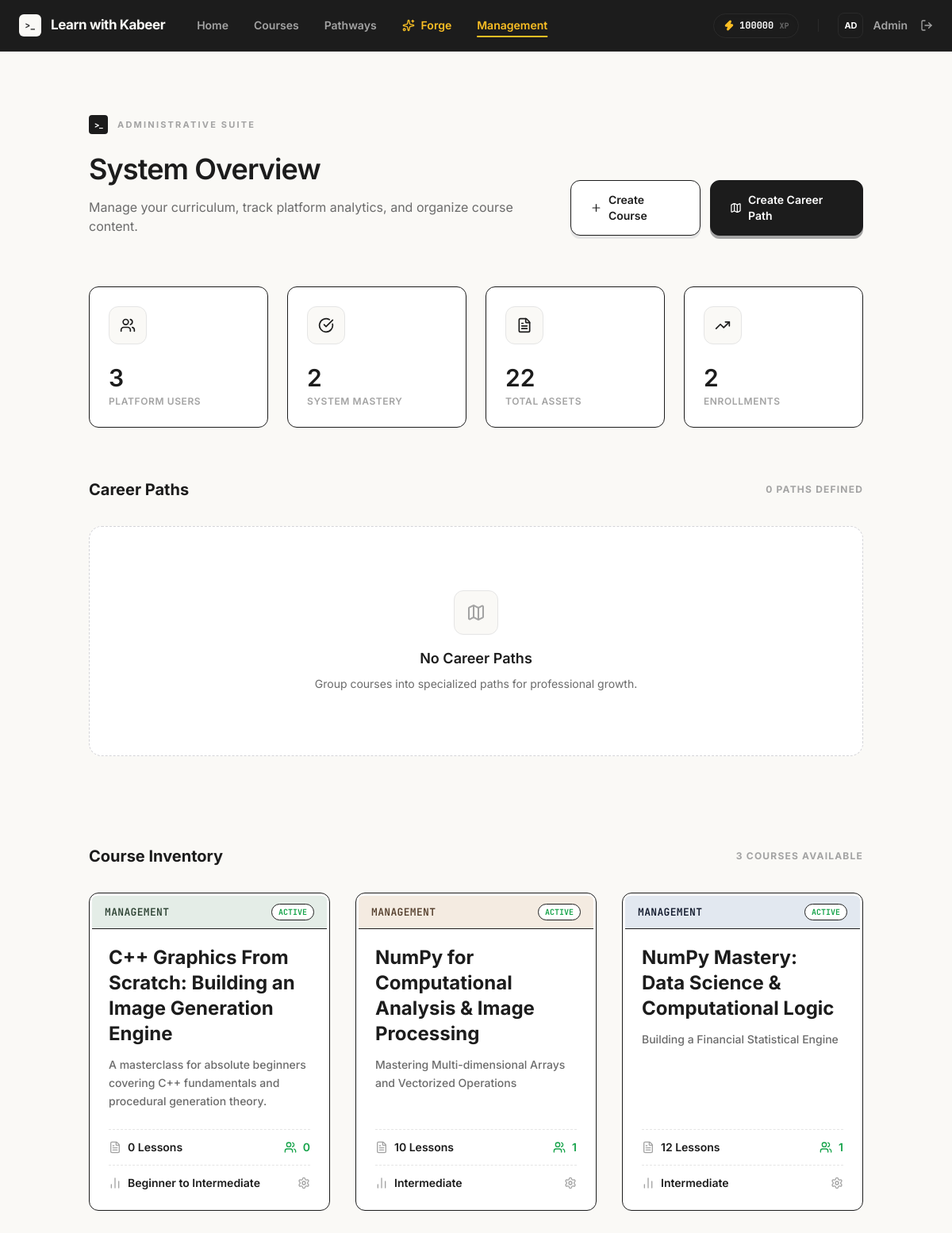
/admin (signed in), run on the app's committed database.
### tables this page shows
CREATE TABLE users (
            id INTEGER PRIMARY KEY AUTOINCREMENT,
            name TEXT NOT NULL,
            email TEXT NOT NULL UNIQUE,
            password_hash TEXT NOT NULL,
            is_admin INTEGER NOT NULL DEFAULT 0,
            created_at TEXT NOT NULL DEFAULT CURRENT_TIMESTAMP,
            total_xp INTEGER NOT NULL DEFAULT 0
        , is_pro INTEGER NOT NULL DEFAULT 0);

CREATE TABLE courses (
            id INTEGER PRIMARY KEY AUTOINCREMENT,
            slug TEXT NOT NULL UNIQUE,
            title TEXT NOT NULL,
            subtitle TEXT NOT NULL,
            level TEXT NOT NULL,
            status TEXT NOT NULL DEFAULT 'active'
        , user_id INTEGER REFERENCES users(id) ON DELETE CASCADE);

### app.py (the view)
@app.route("/admin")
@login_required
@admin_required
def admin_dashboard():
    courses = database.get_course_library(g.user)
    career_paths = database.get_career_paths()
    stats = database.get_admin_stats()
    return render_template("admin/dashboard.html", courses=courses, career_paths=career_paths, stats=stats)

### templates/admin/dashboard.html (shortened to what this page needs)
{% extends "base.html" %}
{% block content %}
<main class="flex-1 overflow-y-auto bg-[#FAF9F6] font-sans selection:bg-[#1C1C1C] selection:text-white pb-20">
    <div class="mx-auto max-w-5xl px-6 py-12 md:py-20">
        <header class="mb-16 flex flex-col items-start justify-between gap-8 md:flex-row md:items-end">
            <div class="max-w-2xl">
                <div class="flex items-center gap-3 mb-6">
                    <span class="flex h-6 w-6 items-center justify-center rounded bg-[#1C1C1C] text-[10px] font-bold text-white tracking-tighter">
                        &gt;_
                    </span>
                    <span class="text-[11px] font-bold uppercase tracking-[0.2em] text-[#A3A3A3]">Administrative Suite</span>
                </div>
                <h1 class="text-3xl font-semibold tracking-tight text-[#1C1C1C] sm:text-4xl">
                    System Overview
                </h1>
                <p class="mt-4 text-base text-[#6B6B6B]">
                    Manage your curriculum, track platform analytics, and organize course content.
                </p>
            </div>
            <div class="flex w-full flex-col sm:w-auto sm:flex-row items-center gap-3">
                <a href="{{ url_for('admin_course_new') }}" class="flex w-full sm:w-auto items-center justify-center rounded-xl border border-[#1C1C1C] bg-white px-6 py-3.5 text-sm font-semibold text-[#1C1C1C] shadow-[0_4px_0_0_#E5E5E5] transition-all hover:translate-y-[2px] hover:shadow-[0_2px_0_0_#E5E5E5] active:translate-y-[4px] active:shadow-none focus:outline-none">
                    <i data-lucide="plus" class="mr-2 h-4 w-4"></i> Create Course
                </a>
                <a href="{{ url_for('admin_career_path_new') }}" class="flex w-full sm:w-auto items-center justify-center rounded-xl border border-[#1C1C1C] bg-[#1C1C1C] px-6 py-3.5 text-sm font-semibold text-white shadow-[0_4px_0_0_#A3A3A3] transition-all hover:translate-y-[2px] hover:shadow-[0_2px_0_0_#A3A3A3] active:translate-y-[4px] active:shadow-none focus:outline-none">
                    <i data-lucide="map" class="mr-2 h-4 w-4"></i> Create Career Path
                </a>
            </div>
        </header>
        <div class="mb-16 grid gap-6 sm:grid-cols-2 lg:grid-cols-4">
            <div class="flex flex-col justify-between rounded-xl border border-[#1C1C1C] bg-white p-6 transition-all duration-200 ease-out hover:-translate-y-1 hover:translate-x-1 hover:shadow-[-6px_6px_0_0_#1C1C1C]">
                <div class="mb-6 flex items-start justify-between">
                    <div class="flex h-12 w-12 items-center justify-center rounded-xl border border-[#E5E5E5] bg-[#FAF9F6] text-[#1C1C1C]">
                        <i data-lucide="users" class="h-5 w-5"></i>
                    </div>
                </div>
                <div>
                    <h3 class="text-3xl font-semibold text-[#1C1C1C]">{{ stats.total_users }}</h3>
                    <p class="mt-1 text-xs font-semibold uppercase tracking-wider text-[#A3A3A3]">Platform Users</p>
                </div>
            </div>
            <div class="flex flex-col justify-between rounded-xl border border-[#1C1C1C] bg-white p-6 transition-all duration-200 ease-out hover:-translate-y-1 hover:translate-x-1 hover:shadow-[-6px_6px_0_0_#1C1C1C]">
                <div class="mb-6 flex items-start justify-between">
                    <div class="flex h-12 w-12 items-center justify-center rounded-xl border border-[#E5E5E5] bg-[#FAF9F6] text-[#1C1C1C]">
                        <i data-lucide="check-circle" class="h-5 w-5"></i>
                    </div>
                </div>
                <div>
                    <h3 class="text-3xl font-semibold text-[#1C1C1C]">{{ stats.total_completions }}</h3>
                    <p class="mt-1 text-xs font-semibold uppercase tracking-wider text-[#A3A3A3]">System Mastery</p>
                </div>
            </div>
            <div class="flex flex-col justify-between rounded-xl border border-[#1C1C1C] bg-white p-6 transition-all duration-200 ease-out hover:-translate-y-1 hover:translate-x-1 hover:shadow-[-6px_6px_0_0_#1C1C1C]">
                <div class="mb-6 flex items-start justify-between">
                    <div class="flex h-12 w-12 items-center justify-center rounded-xl border border-[#E5E5E5] bg-[#FAF9F6] text-[#1C1C1C]">
                        <i data-lucide="file-text" class="h-5 w-5"></i>
                    </div>
                </div>
                <div>
                    <h3 class="text-3xl font-semibold text-[#1C1C1C]">{{ stats.total_lessons }}</h3>
                    <p class="mt-1 text-xs font-semibold uppercase tracking-wider text-[#A3A3A3]">Total Assets</p>
                </div>
            </div>
            <div class="flex flex-col justify-between rounded-xl border border-[#1C1C1C] bg-white p-6 transition-all duration-200 ease-out hover:-translate-y-1 hover:translate-x-1 hover:shadow-[-6px_6px_0_0_#1C1C1C]">
                <div class="mb-6 flex items-start justify-between">
                    <div class="flex h-12 w-12 items-center justify-center rounded-xl border border-[#E5E5E5] bg-[#FAF9F6] text-[#1C1C1C]">
                        <i data-lucide="trending-up" class="h-5 w-5"></i>
                    </div>
                </div>
                <div>
                    <h3 class="text-3xl font-semibold text-[#1C1C1C]">{{ stats.total_enrollments }}</h3>
                    <p class="mt-1 text-xs font-semibold uppercase tracking-wider text-[#A3A3A3]">Enrollments</p>
                </div>
            </div>
        </div>
        <div class="mb-20 space-y-8">
            <div class="flex items-center justify-between">
                <h2 class="text-xl font-bold text-[#1C1C1C]">Career Paths</h2>
                <span class="text-xs font-bold uppercase tracking-widest text-[#A3A3A3]">{{ career_paths|length }} Path{{ 's' if career_paths|length != 1 else '' }} Defined</span>
            </div>
            {% if not career_paths %}
                <div class="flex flex-col items-center justify-center rounded-2xl border border-dashed border-[#D4D4D8] bg-white py-20 text-center">
                    <div class="mb-4 flex h-14 w-14 items-center justify-center rounded-xl border border-[#E5E5E5] bg-[#FAF9F6] text-[#A3A3A3]">
                        <i data-lucide="map" class="h-6 w-6"></i>
                    </div>
                    <h3 class="text-lg font-semibold text-[#1C1C1C]">No Career Paths</h3>
                    <p class="mt-2 text-sm text-[#6B6B6B]">Group courses into specialized paths for professional growth.</p>
                </div>
            {% endif %}
        </div>
        <div class="space-y-8">
            <div class="flex items-center justify-between">
                <h2 class="text-xl font-bold text-[#1C1C1C]">Course Inventory</h2>
                <span class="text-xs font-bold uppercase tracking-widest text-[#A3A3A3]">{{ courses|length }} Course{{ 's' if courses|length != 1 else '' }} Available</span>
            </div>
            <div class="grid gap-8 md:grid-cols-2 lg:grid-cols-3">
                {% for course in courses %}
                    {% set themes = [
                        {'bg': 'bg-[#E4EDE7]', 'text': 'text-[#2D4233]'},
                        {'bg': 'bg-[#F4EBE1]', 'text': 'text-[#543E2C]'},
                        {'bg': 'bg-[#E2E8F0]', 'text': 'text-[#0F172A]'}
                    ] %}
                    {% set theme = themes[loop.index0 % 3] %}
                    <div class="group relative flex h-full flex-col rounded-xl border border-[#1C1C1C] bg-white transition-all duration-200 ease-out hover:-translate-y-1 hover:translate-x-1 hover:shadow-[-6px_6px_0_0_#1C1C1C]">
                        <div class="p-[3px] pb-0">
                            <div class="flex items-center justify-between rounded-t-md {{ theme.bg }} border-b border-[#1C1C1C] px-4 py-2.5">
                                <span class="font-mono text-[13px] font-semibold {{ theme.text }} tracking-wide uppercase">
                                    Management
                                </span>
                                <span class="inline-flex items-center gap-1.5 rounded-full border border-[#1C1C1C] bg-white px-2 py-0.5 font-mono text-[10px] font-bold {% if course.status == 'active' %}text-[#16A34A]{% else %}text-[#F59E0B]{% endif %}">
                                    {{ course.status|upper }}
                                </span>
                            </div>
                        </div>
                        <div class="flex flex-col flex-grow px-6 pb-6 pt-5">
                            <h2 class="mb-3 text-2xl font-bold text-[#1C1C1C]">{{ course.title }}</h2>
                            <p class="text-sm font-medium leading-relaxed text-[#6B6B6B] flex-grow">
                                {{ course.subtitle }}
                            </p>
                            <div class="mt-6 flex flex-col gap-3">
                                <hr class="border-t border-dashed border-[#E5E5E5]">
                                <div class="flex items-center justify-between text-sm font-semibold text-[#1C1C1C]">
                                    <div class="flex items-center gap-2">
                                        <i data-lucide="file-text" class="h-4 w-4 text-[#A3A3A3]"></i> {{ course.total_lessons }} Lessons
                                    </div>
                                    <div class="flex items-center gap-2 text-[#16A34A]">
                                        <i data-lucide="users" class="h-4 w-4"></i> {{ course.enrolled_count }}
                                    </div>
                                </div>
                                <hr class="border-t border-dashed border-[#E5E5E5]">
                                <div class="flex items-center justify-between text-sm font-semibold text-[#1C1C1C]">
                                    <div class="flex items-center gap-2">
                                        <i data-lucide="bar-chart-2" class="h-4 w-4 text-[#A3A3A3]"></i> {{ course.level }}
                                    </div>
                                    <i data-lucide="settings" class="h-4 w-4 text-[#A3A3A3] transition-transform group-hover:rotate-90 group-hover:text-[#1C1C1C]"></i>
                                </div>
                            </div>
                        </div>
                        <a href="{{ url_for('admin_course_manage', course_id=course.id) }}" class="absolute inset-0 z-10">
                        </a>
                    </div>
                {% endfor %}
            </div>
        </div>
    </div>
</main>
{% endblock %}

### templates/base.html (shortened to what this page needs)
<!DOCTYPE html>
<html lang="en">
<head>
    <script src="https://cdn.tailwindcss.com?plugins=typography"></script>
</head>
<body class="h-screen overflow-hidden bg-gray-50 text-gray-900 font-sans antialiased flex flex-col">
    <nav class="sticky top-0 z-50 flex-none border-b border-[#2A2A2A] bg-[#1C1C1C] px-6 transition-all duration-300">
        <div class="mx-auto flex h-16 max-w-6xl items-center justify-between">
            <div class="flex items-center gap-10">
                <a href="/" class="flex items-center gap-3 group" aria-label="Learn with Kabeer home">
                    <div class="flex h-7 w-7 items-center justify-center rounded-[6px] bg-[#FAF9F6] font-mono text-[11px] font-bold text-[#1C1C1C] transition-transform duration-200 group-hover:scale-105">
                        &gt;_
                    </div>
                    <span class="font-sans text-[17px] font-bold tracking-tight text-[#FAF9F6]">Learn with Kabeer</span>
                </a>
                <div class="hidden items-center gap-8 text-sm font-semibold text-[#A3A3A3] md:flex">
                    {% if current_user %}
                        <a href="{{ url_for('home') }}" class="transition-colors hover:text-[#FAF9F6] {% if request.endpoint == 'home' %}text-[#FAF9F6]{% endif %}">Home</a>
                        <a href="{{ url_for('courses') }}" class="transition-colors hover:text-[#FAF9F6] {% if request.endpoint == 'courses' %}text-[#FAF9F6]{% endif %}">Courses</a>
                        <a href="{{ url_for('career_paths') }}" class="transition-colors hover:text-[#FAF9F6] {% if request.endpoint == 'career_paths' %}text-[#FAF9F6]{% endif %}">Pathways</a>
                        <a href="{{ url_for('cod_interface') }}" class="flex items-center gap-2 text-amber-400 transition-colors hover:text-amber-300 {% if request.endpoint == 'cod_interface' %}text-amber-300{% endif %}">
                            <i data-lucide="sparkles" class="h-4 w-4"></i>
                            <span>Forge</span>
                        </a>
                        {% if current_user['is_admin'] %}
                            <a href="{{ url_for('admin_dashboard') }}" class="text-amber-400 transition-colors hover:text-amber-300 {% if request.endpoint and request.endpoint.startswith('admin_') %}text-amber-300 underline underline-offset-8 decoration-2{% endif %}">Management</a>
                        {% endif %}
                    {% endif %}
                </div>
            </div>
            <div class="flex items-center gap-6">
                <div class="flex items-center gap-6 text-sm font-semibold text-[#A3A3A3]">
                    {% if current_user %}
                        <div class="hidden items-center gap-4 md:flex">
                            <div class="xp-pill flex items-center gap-1.5 rounded-full border border-[#2A2A2A] bg-[#1C1C1C] px-3 py-1.5 shadow-inner transition-all duration-300">
                                <i data-lucide="zap" class="h-3.5 w-3.5 fill-amber-400 text-amber-400"></i>
                                <span class="font-mono text-xs font-bold text-white"><span class="xp-value">{{ current_user['total_xp'] }}</span> <span class="text-[10px] text-[#6B6B6B]">XP</span></span>
                            </div>
                        </div>
                        <div class="flex items-center gap-4">
                            <a href="{{ url_for('settings') }}" class="group flex items-center gap-3 transition-colors hover:text-white">
                                <div class="flex h-8 w-8 items-center justify-center rounded-lg border border-[#2A2A2A] bg-[#1C1C1C] text-[11px] font-bold text-white transition-all group-hover:border-white/20">
                                    {{ current_user['name'][:2].upper() }}
                                </div>
                                <span class="text-sm font-semibold">{{ current_user["name"].split(' ')[0] }}</span>
                            </a>
                            <form action="{{ url_for('logout') }}" method="post" class="inline">
                                <button type="submit" class="flex items-center gap-2 transition-colors hover:text-[#FAF9F6]" title="Sign Out">
                                    <i data-lucide="log-out" class="h-4 w-4"></i>
                                </button>
                            </form>
                        </div>
                    {% endif %}
                </div>
            </div>
        </div>
    </nav>
    {% block content %}{% endblock %}
</body>
</html>

### data on the page
users: total_xp "100000", name "AD", name "Admin"
courses: status "ACTIVE", title "C++ Graphics From Scratch: Building an Image Generation Engine", subtitle "A masterclass for absolute beginners covering C++ fundamentals and procedural generation theory.", total_lessons "0", enrolled_count "0", level "Beginner to Intermediate"
courses: status "ACTIVE", title "NumPy for Computational Analysis & Image Processing", subtitle "Mastering Multi-dimensional Arrays and Vectorized Operations", total_lessons "10", enrolled_count "1", level "Intermediate"
courses: status "ACTIVE", title "NumPy Mastery: Data Science & Computational Logic", subtitle "Building a Financial Statistical Engine", total_lessons "12", enrolled_count "1", level "Intermediate"

### other printed values
{{ stats.total_users }} "3"
{{ stats.total_completions }} "2"
{{ stats.total_lessons }} "22"
{{ stats.total_enrollments }} "2"
{{ career_paths|length }} "0"
{{ 's' if career_paths|length != 1 else '' }} "S"
{{ courses|length }} "3"
{{ 's' if courses|length != 1 else '' }} "S"
